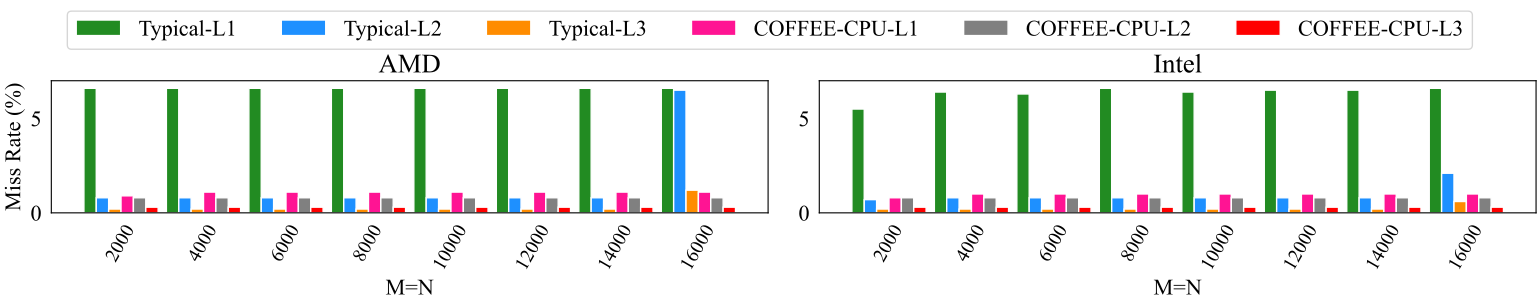

This figure's Python source:
import numpy as np
from matplotlib import pyplot as plt

plt.rc('font', family='Times New Roman', size=16)

def draw_Histogram():
	fig = plt.figure(figsize=(16,3))
	
	ax = fig.add_subplot(1,2,1)
	ax.set_title('AMD')
	x = [1,2,3,4,5,6,7,8]
	Y1 = [6.6,6.6,6.6,6.6,6.6,6.6,6.6,6.6]
	Y2 = [0.8,0.8,0.8,0.8,0.8,0.8,0.8,6.5]
	Y3 = [0.2,0.2,0.2,0.2,0.2,0.2,0.2,1.2]
	Y4 = [0.9,1.1,1.1,1.1,1.1,1.1,1.1,1.1]
	Y5 = [0.8,0.8,0.8,0.8,0.8,0.8,0.8,0.8]
	Y6 = [0.3,0.3,0.3,0.3,0.3,0.3,0.3,0.3]
	index = np.arange(8)+1  
	bar_width = 0.15
	opacity = 1.0
	rec1 = plt.bar(index-bar_width*2.5,Y1,bar_width,alpha=opacity,facecolor = 'forestgreen',edgecolor = 'white',label='Typical-L1')
	rec2 = plt.bar(index-bar_width*1.5,Y2,bar_width,alpha=opacity,facecolor = 'dodgerblue',edgecolor = 'white',label='Typical-L2')
	rec3 = plt.bar(index-bar_width*0.5,Y3,bar_width,alpha=opacity,facecolor = 'darkorange',edgecolor = 'white',label='Typical-L3')
	rec4 = plt.bar(index+bar_width*0.5,Y4,bar_width,alpha=opacity,facecolor = 'deeppink',edgecolor = 'white',label='COFFEE-CPU-L1')
	rec5 = plt.bar(index+bar_width*1.5,Y5,bar_width,alpha=opacity,facecolor = 'grey',edgecolor = 'white',label='COFFEE-CPU-L2')
	rec6 = plt.bar(index+bar_width*2.5,Y6,bar_width,alpha=opacity,facecolor = 'red',edgecolor = 'white',label='COFFEE-CPU-L3')

	plt.ylim(0,7)
	plt.xticks(x ,['2000','4000','6000','8000','10000','12000','14000','16000'],rotation=60,fontsize=14)
	ax.tick_params(left=False, bottom=False)
	plt.xlabel('M=N')  
	plt.ylabel('Miss Rate (%)') 

	
	bx = fig.add_subplot(1,2,2)
	bx.set_title('Intel')
	x = [1,2,3,4,5,6,7,8]
	Y1 = [5.5,6.4,6.3,6.6,6.4,6.5,6.5,6.6]
	Y2 = [0.7,0.8,0.8,0.8,0.8,0.8,0.8,2.1]
	Y3 = [0.2,0.2,0.2,0.2,0.2,0.2,0.2,0.6]
	Y4 = [0.8,1.0,1.0,1.0,1.0,1.0,1.0,1.0]
	Y5 = [0.8,0.8,0.8,0.8,0.8,0.8,0.8,0.8]
	Y6 = [0.3,0.3,0.3,0.3,0.3,0.3,0.3,0.3]
	index = np.arange(8)+1  
	bar_width = 0.15
	opacity = 1.0
	rec1 = plt.bar(index-bar_width*2.5,Y1,bar_width,alpha=opacity,facecolor = 'forestgreen',edgecolor = 'white',label='Typical-L1')
	rec2 = plt.bar(index-bar_width*1.5,Y2,bar_width,alpha=opacity,facecolor = 'dodgerblue',edgecolor = 'white',label='Typical-L2')
	rec3 = plt.bar(index-bar_width*0.5,Y3,bar_width,alpha=opacity,facecolor = 'darkorange',edgecolor = 'white',label='Typical-L3')
	rec4 = plt.bar(index+bar_width*0.5,Y4,bar_width,alpha=opacity,facecolor = 'deeppink',edgecolor = 'white',label='COFFEE-CPU-L1')
	rec5 = plt.bar(index+bar_width*1.5,Y5,bar_width,alpha=opacity,facecolor = 'grey',edgecolor = 'white',label='COFFEE-CPU-L2')
	rec6 = plt.bar(index+bar_width*2.5,Y6,bar_width,alpha=opacity,facecolor = 'red',edgecolor = 'white',label='COFFEE-CPU-L3')

	plt.ylim(0,7)
	plt.xticks(x ,['2000','4000','6000','8000','10000','12000','14000','16000'],rotation=60,fontsize=14) 
	bx.tick_params(left=False, bottom=False)
	plt.xlabel('M=N')  
	
	lines, labels = fig.axes[-1].get_legend_handles_labels()
	fig.legend(lines, labels, loc = 'upper center', ncol = 6)

	plt.show() 

draw_Histogram()
